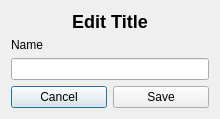
<?xml version="1.0" encoding="UTF-8"?>
<ui version="4.0">
 <class>EditTypeSystemDialog</class>
 <widget class="QDialog" name="EditTypeSystemDialog">
  <property name="geometry">
   <rect>
    <x>0</x>
    <y>0</y>
    <width>220</width>
    <height>115</height>
   </rect>
  </property>
  <property name="windowTitle">
   <string>Dialog</string>
  </property>
  <layout class="QVBoxLayout" name="verticalLayout">
   <item>
    <widget class="QLabel" name="windowHeader">
     <property name="text">
      <string>&lt;html&gt;&lt;head/&gt;&lt;body&gt;&lt;p&gt;&lt;span style=&quot; font-size:x-large; font-weight:600;&quot;&gt;Edit Title&lt;/span&gt;&lt;/p&gt;&lt;/body&gt;&lt;/html&gt;</string>
     </property>
     <property name="alignment">
      <set>Qt::AlignCenter</set>
     </property>
    </widget>
   </item>
   <item>
    <widget class="QLabel" name="label_2">
     <property name="text">
      <string>Name</string>
     </property>
    </widget>
   </item>
   <item>
    <widget class="QLineEdit" name="nameField"/>
   </item>
   <item>
    <layout class="QHBoxLayout" name="horizontalLayout">
     <item>
      <widget class="QPushButton" name="cancelButton">
       <property name="text">
        <string>Cancel</string>
       </property>
       <property name="default">
        <bool>true</bool>
       </property>
      </widget>
     </item>
     <item>
      <widget class="QPushButton" name="addButton">
       <property name="text">
        <string>Save</string>
       </property>
      </widget>
     </item>
    </layout>
   </item>
  </layout>
 </widget>
 <resources/>
 <connections/>
</ui>
